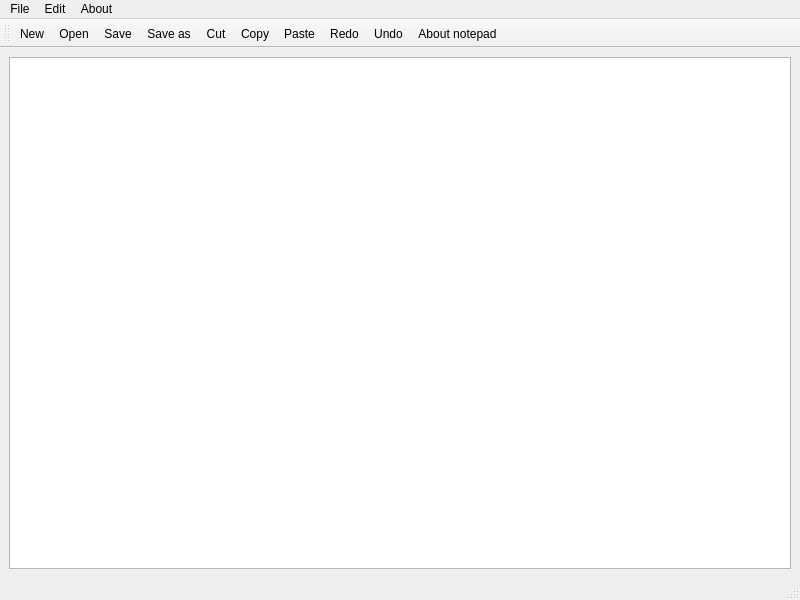
<?xml version="1.0" encoding="UTF-8"?>
<ui version="4.0">
 <class>MainWindow</class>
 <widget class="QMainWindow" name="MainWindow">
  <property name="geometry">
   <rect>
    <x>0</x>
    <y>0</y>
    <width>800</width>
    <height>600</height>
   </rect>
  </property>
  <property name="windowTitle">
   <string>MainWindow</string>
  </property>
  <widget class="QWidget" name="centralwidget">
   <layout class="QHBoxLayout" name="horizontalLayout">
    <item>
     <widget class="QTextEdit" name="textEdit">
      <property name="sizePolicy">
       <sizepolicy hsizetype="Expanding" vsizetype="Expanding">
        <horstretch>0</horstretch>
        <verstretch>50</verstretch>
       </sizepolicy>
      </property>
     </widget>
    </item>
   </layout>
  </widget>
  <widget class="QMenuBar" name="menubar">
   <property name="geometry">
    <rect>
     <x>0</x>
     <y>0</y>
     <width>800</width>
     <height>26</height>
    </rect>
   </property>
   <widget class="QMenu" name="menuFile">
    <property name="title">
     <string>File</string>
    </property>
    <addaction name="actionNew"/>
    <addaction name="actionOpen"/>
    <addaction name="separator"/>
    <addaction name="actionSave"/>
    <addaction name="actionSave_as"/>
    <addaction name="separator"/>
    <addaction name="actionPrint"/>
   </widget>
   <widget class="QMenu" name="menuEdit">
    <property name="title">
     <string>Edit</string>
    </property>
    <addaction name="actionCut"/>
    <addaction name="actionCopy"/>
    <addaction name="actionPaste"/>
    <addaction name="separator"/>
    <addaction name="actionRedo"/>
    <addaction name="actionUndo"/>
    <addaction name="separator"/>
    <addaction name="actionFont"/>
    <addaction name="actionColor"/>
    <addaction name="actionBackground_Color"/>
    <addaction name="actionBackgounrd_window"/>
   </widget>
   <widget class="QMenu" name="menuAbout">
    <property name="title">
     <string>About</string>
    </property>
    <addaction name="actionAbout_notepad"/>
   </widget>
   <addaction name="menuFile"/>
   <addaction name="menuEdit"/>
   <addaction name="menuAbout"/>
  </widget>
  <widget class="QStatusBar" name="statusbar"/>
  <widget class="QToolBar" name="toolBar">
   <property name="sizePolicy">
    <sizepolicy hsizetype="Preferred" vsizetype="Preferred">
     <horstretch>0</horstretch>
     <verstretch>0</verstretch>
    </sizepolicy>
   </property>
   <property name="windowTitle">
    <string>toolBar</string>
   </property>
   <attribute name="toolBarArea">
    <enum>TopToolBarArea</enum>
   </attribute>
   <attribute name="toolBarBreak">
    <bool>false</bool>
   </attribute>
   <addaction name="actionNew"/>
   <addaction name="actionOpen"/>
   <addaction name="actionSave"/>
   <addaction name="actionSave_as"/>
   <addaction name="actionCut"/>
   <addaction name="actionCopy"/>
   <addaction name="actionPaste"/>
   <addaction name="actionRedo"/>
   <addaction name="actionUndo"/>
   <addaction name="actionAbout_notepad"/>
  </widget>
  <action name="actionNew">
   <property name="icon">
    <iconset resource="Resources.qrc">
     <normaloff>:/rec/img/7900.png</normaloff>:/rec/img/7900.png</iconset>
   </property>
   <property name="text">
    <string>New</string>
   </property>
  </action>
  <action name="actionOpen">
   <property name="icon">
    <iconset resource="Resources.qrc">
     <normaloff>:/rec/img/open-file-folder-emoji.png</normaloff>:/rec/img/open-file-folder-emoji.png</iconset>
   </property>
   <property name="text">
    <string>Open</string>
   </property>
  </action>
  <action name="actionSave">
   <property name="icon">
    <iconset resource="Resources.qrc">
     <normaloff>:/rec/img/208-2086075_open-save-as-icon.png</normaloff>:/rec/img/208-2086075_open-save-as-icon.png</iconset>
   </property>
   <property name="text">
    <string>Save</string>
   </property>
  </action>
  <action name="actionSave_as">
   <property name="icon">
    <iconset resource="Resources.qrc">
     <normaloff>:/rec/img/save-download-icon-10.png</normaloff>:/rec/img/save-download-icon-10.png</iconset>
   </property>
   <property name="text">
    <string>Save as</string>
   </property>
  </action>
  <action name="actionCut">
   <property name="icon">
    <iconset resource="Resources.qrc">
     <normaloff>:/rec/img/53-533320_cut-png-cut-png-cut-png-transparent-png.png</normaloff>:/rec/img/53-533320_cut-png-cut-png-cut-png-transparent-png.png</iconset>
   </property>
   <property name="text">
    <string>Cut</string>
   </property>
  </action>
  <action name="actionCopy">
   <property name="icon">
    <iconset resource="Resources.qrc">
     <normaloff>:/rec/img/png-transparent-computer-icons-icon-design-cut-copy-and-paste-taobao-clothing-promotional-copy-text-rectangle-emoticon.png</normaloff>:/rec/img/png-transparent-computer-icons-icon-design-cut-copy-and-paste-taobao-clothing-promotional-copy-text-rectangle-emoticon.png</iconset>
   </property>
   <property name="text">
    <string>Copy</string>
   </property>
  </action>
  <action name="actionPaste">
   <property name="icon">
    <iconset resource="Resources.qrc">
     <normaloff>:/rec/img/png-transparent-computer-icons-icon-design-cut-copy-and-paste-font-others-text-rectangle-logo.png</normaloff>:/rec/img/png-transparent-computer-icons-icon-design-cut-copy-and-paste-font-others-text-rectangle-logo.png</iconset>
   </property>
   <property name="text">
    <string>Paste</string>
   </property>
  </action>
  <action name="actionRedo">
   <property name="icon">
    <iconset resource="Resources.qrc">
     <normaloff>:/rec/img/346-3461982_redo-redo-icon-png-transparent-png.png</normaloff>:/rec/img/346-3461982_redo-redo-icon-png-transparent-png.png</iconset>
   </property>
   <property name="text">
    <string>Redo</string>
   </property>
  </action>
  <action name="actionUndo">
   <property name="icon">
    <iconset resource="Resources.qrc">
     <normaloff>:/rec/img/téléchargement (2).png</normaloff>:/rec/img/téléchargement (2).png</iconset>
   </property>
   <property name="text">
    <string>Undo</string>
   </property>
  </action>
  <action name="actionAbout_notepad">
   <property name="icon">
    <iconset resource="Resources.qrc">
     <normaloff>:/rec/img/pngtree-vector-information-icon-png-image_958621.jpg</normaloff>:/rec/img/pngtree-vector-information-icon-png-image_958621.jpg</iconset>
   </property>
   <property name="text">
    <string>About notepad</string>
   </property>
  </action>
  <action name="actionFont">
   <property name="text">
    <string>Font</string>
   </property>
  </action>
  <action name="actionColor">
   <property name="text">
    <string>Color</string>
   </property>
  </action>
  <action name="actionBackground_Color">
   <property name="text">
    <string>Background Color</string>
   </property>
  </action>
  <action name="actionBackgounrd_window">
   <property name="text">
    <string>Backgounrd window</string>
   </property>
  </action>
  <action name="actionPrint">
   <property name="text">
    <string>Print</string>
   </property>
  </action>
 </widget>
 <resources>
  <include location="Resources.qrc"/>
 </resources>
 <connections/>
</ui>
